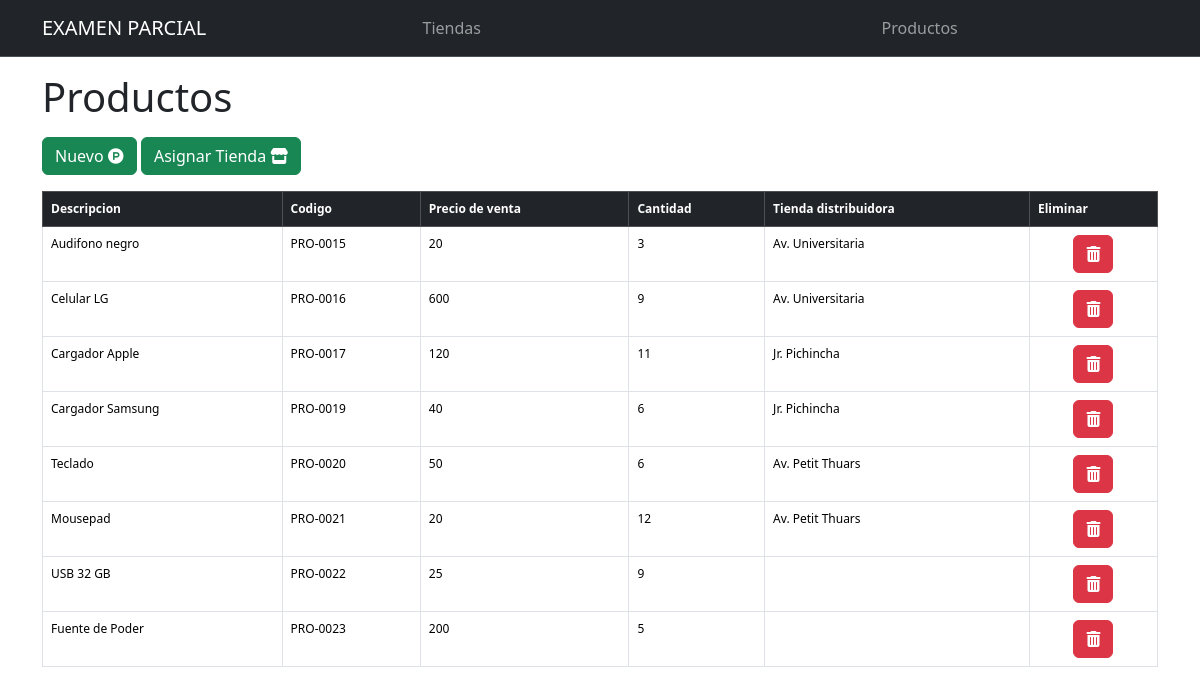
Page /gestionTienda/Productos on the earlier database version.
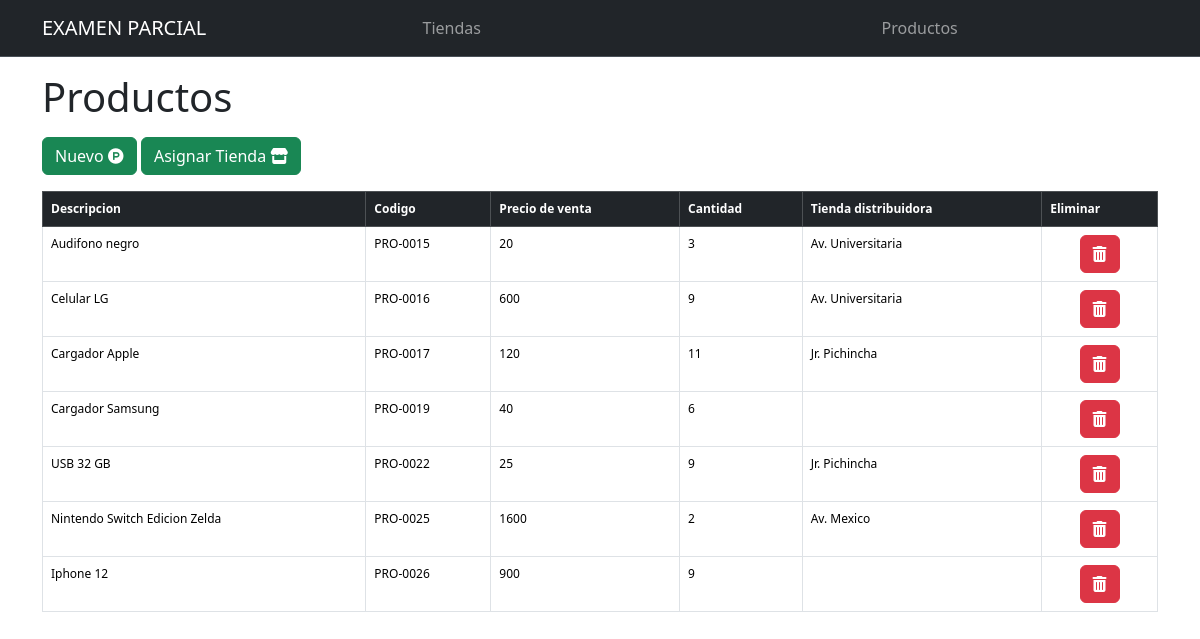
Same page on the later database version.
### gestionTienda/models.py (models this page shows)
class Producto(models.Model):
    descripcion=models.CharField(max_length=48, blank=True, null=True)
    codigo=models.CharField(max_length=16, blank=True, null=True)
    precioDeVenta=models.CharField(max_length=16, blank=True, null=True)
    cantidad=models.CharField(max_length=16, blank=True, null=True)
    tiendaRelacionada=models.ForeignKey(Tienda, on_delete=models.SET_NULL, blank=True, null=True)

class Tienda(models.Model):
    direccion=models.CharField(max_length=48, blank=True, null=True)
    provincia=models.CharField(max_length=32, blank=True, null=True)
    region=models.CharField(max_length=16, blank=True, null=True)
    fechaCreacion=models.CharField(max_length=32, blank=True, null=True)
    telefonoContacto=models.CharField(max_length=16, blank=True, null=True)

### gestionTienda/views.py (the view, shortened to what this page needs)
# urls.py: path('Productos',views.productos,name='productos'),
def productos(request):
    return render(request,'productos.html',{
        'productosTotales':Producto.objects.all(),
        'tiendaTotales':Tienda.objects.all()
    })

### gestionTienda/templates/productos.html (shortened to what this page needs)
{% extends 'base.html' %}
{% block pageContent %}
            <h1 class="mt-3 mb-3">Productos</h1>
            <a class="btn btn-success text-white mb-3" data-bs-toggle="modal" data-bs-target="#nuevoProducto">Nuevo <i class="fa-brands fa-product-hunt"></i></a>
            <a class="btn btn-success text-white mb-3" data-bs-toggle="modal" data-bs-target="#asignarTienda">Asignar Tienda <i class="fa-solid fa-store"></i></a>
            <div style="overflow-x: auto;">
                <table class="table table-bordered table-hover" id="usersTable" style="font-size: 12px;">
                    <thead class="table-dark">
                        <th scope="col">Descripcion</th>
                        <th scope="col">Codigo</th>
                        <th scope="col">Precio de venta</th>
                        <th scope="col">Cantidad</th>
                        <th scope="col">Tienda distribuidora</th>
                        <th scope="col">Eliminar</th>
                    </thead>
                    <tbody>
                        {% for productoUnitario in productosTotales %}
                        <tr>
                            <td>{{ productoUnitario.descripcion }}</td>
                            <td>{{ productoUnitario.codigo }}</td>
                            <td>{{ productoUnitario.precioDeVenta }}</td>
                            <td>{{ productoUnitario.cantidad }}</td>
                            <td>{{ productoUnitario.tiendaRelacionada.direccion }}</td>
                            <td class="text-center"><a class="btn btn-danger" href="{% url 'gestionTienda:eliminarProducto' productoUnitario.id %}"><i class="fa-solid fa-trash-can"></i></a></td>
                        </tr>
                        {% endfor %}
                    </tbody>
                </table>
            </div>
{% endblock %}

### gestionTienda/templates/base.html (shortened to what this page needs)
<!DOCTYPE html>
<html lang="en">
    <head>
        <link href="https://cdn.jsdelivr.net/npm/bootstrap@5.3.2/dist/css/bootstrap.min.css" rel="stylesheet">
        <link rel="stylesheet" href="https://cdnjs.cloudflare.com/ajax/libs/font-awesome/6.5.1/css/all.min.css" />
    </head>
    <body>
        <nav class="navbar navbar-expand-lg bg-dark border-bottom border-body" data-bs-theme="dark">
            <div class="container">
              <a class="navbar-brand" href="{% url 'gestionTienda:index' %}">EXAMEN PARCIAL</a>
              <div class="collapse navbar-collapse nav justify-content-center" id="navbarNav">
                <ul class="navbar-nav w-100 nav-fill">
                  <li class="nav-item">
                    <a class="nav-link" href="{% url 'gestionTienda:index' %}">Tiendas</a>
                  </li>
                  <li class="nav-item">
                    <a class="nav-link" href="{% url 'gestionTienda:productos' %}">Productos</a>
                  </li>
                </ul>
              </div>
            </div>
          </nav>
        <div class="container">
            {% block pageContent %}
            {% endblock %}
        </div>
    </body>
</html>

Differences in the rows shown:
removed Producto: descripcion "Teclado", codigo "PRO-0020", precioDeVenta "50", cantidad "6", tiendaRelacionada.direccion "Av. Petit Thuars"
removed Producto: descripcion "Mousepad", codigo "PRO-0021", precioDeVenta "20", cantidad "12", tiendaRelacionada.direccion "Av. Petit Thuars"
removed Producto: descripcion "Fuente de Poder", codigo "PRO-0023", precioDeVenta "200", cantidad "5"
changed Producto "Cargador Samsung": tiendaRelacionada.direccion "Jr. Pichincha" → (not shown)
changed Producto "USB 32 GB": tiendaRelacionada.direccion (not shown) → "Jr. Pichincha"
added Producto: descripcion "Nintendo Switch Edicion Zelda", codigo "PRO-0025", precioDeVenta "1600", cantidad "2", tiendaRelacionada.direccion "Av. Mexico"
added Producto: descripcion "Iphone 12", codigo "PRO-0026", precioDeVenta "900", cantidad "9"
